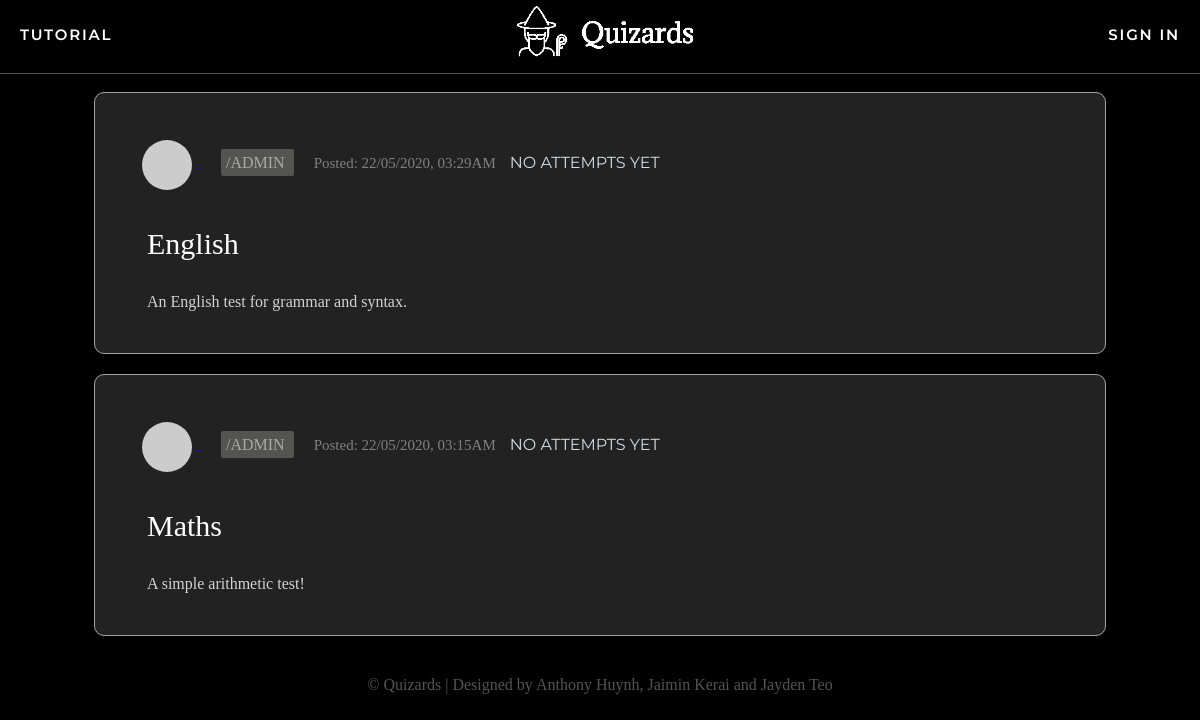
Screenshot of /quizzes with the database file from the repository.
### app/models.py (models this page shows, shortened)
class Quizzes(db.Model):
    id = db.Column(db.Integer, primary_key=True, autoincrement=True, unique=True)
    name = db.Column(db.String(64))
    description = db.Column(db.String(255))
    questions = db.relationship('Questions', backref='Quizzes', lazy='dynamic')
    mcquestion = db.relationship('multiChoice', backref='MCQuizzes', lazy='dynamic')
    longquestions = db.relationship('LongQuestions', backref='LongQuizzes', lazy='dynamic')
    author_id = db.Column(db.Integer, db.ForeignKey('user.id'))
    pub_date = db.Column(db.DateTime, index=True, default=datetime.utcnow)
    quizMarks = db.relationship('quizMarks', backref='quizMarks', lazy='dynamic')
    posts= db.relationship('Post', backref='post', lazy='dynamic')
    def Avgmark(self):
        total_sum = float(sum(quizMarks.mark for quizMarks in self.quizMarks))
        count = float(quizMarks.query.filter_by(quiz_id=self.id).count())
        if count > 0:
            return round(total_sum/count,2)
        if count == 0:
            return False

class User(UserMixin, db.Model):
    id = db.Column(db.Integer, primary_key=True)
    username = db.Column(db.String(64), index=True, unique=True)
    email = db.Column(db.String(120), index=True, unique=True)
    password_hash = db.Column(db.String(128))
    posts = db.relationship('Post', backref='author', lazy='dynamic')
    authorOf = db.relationship('Quizzes', backref='author', lazy='dynamic')
    admin = db.Column(db.Boolean, unique=False, default=False)
    marksOf = db.relationship('quizMarks', backref='markOf', lazy='dynamic')
    longanswers = db.relationship('LongAnswers', backref='user', lazy='dynamic')
    def avatar(self, size):
        digest = md5(self.email.lower().encode('utf-8')).hexdigest()
        return 'https://www.gravatar.com/avatar/{}?d=identicon&s={}'.format(
            digest, size)
    about_me = db.Column(db.String(140))
    last_seen = db.Column(db.DateTime, default=datetime.utcnow)
    followed = db.relationship(
        'User', secondary=followers,
        primaryjoin=(followers.c.follower_id == id),
        secondaryjoin=(followers.c.followed_id == id),
        backref=db.backref('followers', lazy='dynamic'), lazy='dynamic')

### app/routes.py (the view)
@app.route('/', methods=['GET', 'POST'])
@app.route('/quizzes')
def quizzes():
    page = request.args.get('page', 1, type=int)
    quizzes = Quizzes.query.order_by(Quizzes.pub_date.desc()).paginate(page, app.config['POSTS_PER_PAGE'], False)
    return render_template("quiz.html", title='Explore', quizzes=quizzes.items)

### app/routes.py (called while the page is built)
@app.before_request
def before_request():
    if current_user.is_authenticated:
        g.user = load_user(current_user.id)
        current_user.last_seen = datetime.utcnow()
        db.session.commit()

### app/templates/quiz.html
{% extends "base.html" %}
{% block content %}
{% for quiz in quizzes %}
    {% include 'quizdisplay.html' %}
{% endfor %}
{% endblock %}

### app/templates/quizdisplay.html (shortened to what this page needs)
<div class="row" onclick="location.href='{{ url_for('quizform', quizid=quiz.id,  quizname=quiz.name) }}';" style="cursor:pointer;">
        <table>
            <tr>
                <td colspan=100%;>
                    <a href="{{ url_for('user', username=quiz.author.username) }}">
                    <img src="{{ quiz.author.avatar(36) }}" class="profile-pic">
                    </a>
                    <a href="{{ url_for('user', username=quiz.author.username) }}" class = "author">
                        /{{ quiz.author.username }}
                    </a><span class="date">Posted: {{ moment(quiz.pub_date).format('DD/MM/YYYY, hh:mmA') }}</span>
                    {% if quiz.Avgmark() == False%}
                    <span class="avgmark">No attempts yet</span>
                    {% elif quiz.Avgmark() >= 75.0 %}
                    <span class="avgmark good">Avg. {{ quiz.Avgmark() }}%</span>
                    {% elif quiz.Avgmark() < 75.0 and quiz.Avgmark() >= 50.0 %}
                    <span class="avgmark ok">Avg. {{ quiz.Avgmark() }}%</span>
                    {% elif quiz.Avgmark() < 50 and quiz.Avgmark() >= 0.0 %}
                    <span class="avgmark bad">Avg. {{ quiz.Avgmark() }}%</span>
                    {% endif %}
                </td>
            </tr>
                        <td colspan=5><a href="{{ url_for('quizform', quizid=quiz.id, quizname=quiz.name) }}" class="quiz-name">
                            {{ quiz.name }} </a></td>
            <tr>
                <td colspan=5, class="desc">{{ quiz.description }}
                </td>
            </tr>
        </table>
</div>

### app/static/css/styles.css (style rules this page uses)
body { margin: 0; padding: 0; height: 100vh; font-family: Verdana; background-color: black; color: rgb(215, 218, 220); }
.row { position:relative; left: 50%; transform: translate(-50%, 0%); max-width: 1000px; width: 80%; background: #222222; padding: 25px; border-radius: 10px; margin-bottom: 20px; border: 1px solid #A5A4A4; }
.profile-pic { border-radius: 50%; padding: 5px; width:50px; margin-top:0px; vertical-align: middle; }
.author { margin: 20px; color: rgb(168, 168, 168); padding: 5px; text-decoration: none; background-color: RGBA(84, 84, 82, 1); border-radius:2px; text-align: center; }
.quiz-name { text-decoration:none; color:white; padding:10px; border-radius:2px; margin-right:20px; font-size:30px; }
.desc { color: lightgrey; padding-left:25px; }
.date { font-size:15px; color: grey; padding-top:15px; }
.avgmark { margin-left: 10px; position: relative; font-family: "Montserrat"; text-transform: uppercase; font-size: 16px; }
.assessments th, td { padding: 15px; text-align: left; }
html, body { height:100%; position:relative; overflow:auto; }

### rows the page displays
Quizzes: author.username "ADMIN", pub_date "22/05/2020, 03:29AM", shows "NO ATTEMPTS YET", name "English", description "An English test for grammar and syntax."
Quizzes: author.username "ADMIN", pub_date "22/05/2020, 03:15AM", shows "NO ATTEMPTS YET", name "Maths", description "A simple arithmetic test!"
